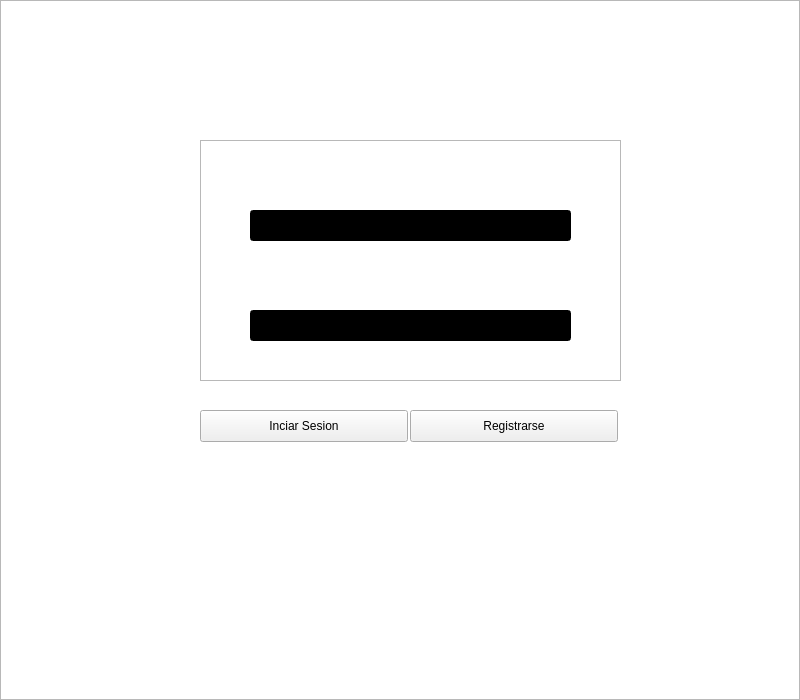
<?xml version="1.0" encoding="UTF-8"?>
<ui version="4.0">
 <class>LoginForm</class>
 <widget class="QWidget" name="LoginForm">
  <property name="geometry">
   <rect>
    <x>0</x>
    <y>0</y>
    <width>800</width>
    <height>700</height>
   </rect>
  </property>
  <property name="windowTitle">
   <string>Form</string>
  </property>
  <widget class="QGraphicsView" name="graphicsView">
   <property name="geometry">
    <rect>
     <x>200</x>
     <y>140</y>
     <width>421</width>
     <height>241</height>
    </rect>
   </property>
   <property name="styleSheet">
    <string notr="true">border-image: url(:/login.png);</string>
   </property>
  </widget>
  <widget class="QLineEdit" name="usernameLineEdit">
   <property name="geometry">
    <rect>
     <x>250</x>
     <y>210</y>
     <width>321</width>
     <height>31</height>
    </rect>
   </property>
   <property name="styleSheet">
    <string notr="true">color: rgb(238, 238, 236);
background-color: rgb(0, 0, 0);</string>
   </property>
  </widget>
  <widget class="QLineEdit" name="passwordLineEdit">
   <property name="geometry">
    <rect>
     <x>250</x>
     <y>310</y>
     <width>321</width>
     <height>31</height>
    </rect>
   </property>
   <property name="styleSheet">
    <string notr="true">color: rgb(238, 238, 236);
background-color: rgb(0, 0, 0);</string>
   </property>
   <property name="echoMode">
    <enum>QLineEdit::Password</enum>
   </property>
  </widget>
  <widget class="QGraphicsView" name="graphicsView_2">
   <property name="geometry">
    <rect>
     <x>0</x>
     <y>0</y>
     <width>800</width>
     <height>700</height>
    </rect>
   </property>
   <property name="sizePolicy">
    <sizepolicy hsizetype="Expanding" vsizetype="Expanding">
     <horstretch>0</horstretch>
     <verstretch>0</verstretch>
    </sizepolicy>
   </property>
   <property name="styleSheet">
    <string notr="true">border-image: url(:/background.jpg);</string>
   </property>
  </widget>
  <widget class="QPushButton" name="loginPushButton">
   <property name="geometry">
    <rect>
     <x>200</x>
     <y>410</y>
     <width>208</width>
     <height>32</height>
    </rect>
   </property>
   <property name="styleSheet">
    <string notr="true">border-image: url(:/hover-button.9.png);</string>
   </property>
   <property name="text">
    <string>Inciar Sesion</string>
   </property>
  </widget>
  <widget class="QPushButton" name="signUpPushButton">
   <property name="geometry">
    <rect>
     <x>410</x>
     <y>410</y>
     <width>208</width>
     <height>32</height>
    </rect>
   </property>
   <property name="styleSheet">
    <string notr="true">border-image: url(:/button.9.png);</string>
   </property>
   <property name="text">
    <string>Registrarse</string>
   </property>
  </widget>
  <widget class="QLabel" name="loginLabel">
   <property name="geometry">
    <rect>
     <x>306</x>
     <y>490</y>
     <width>231</width>
     <height>20</height>
    </rect>
   </property>
   <property name="text">
    <string/>
   </property>
  </widget>
  <zorder>graphicsView_2</zorder>
  <zorder>graphicsView</zorder>
  <zorder>usernameLineEdit</zorder>
  <zorder>passwordLineEdit</zorder>
  <zorder>loginPushButton</zorder>
  <zorder>signUpPushButton</zorder>
  <zorder>loginLabel</zorder>
 </widget>
 <resources/>
 <connections/>
</ui>
